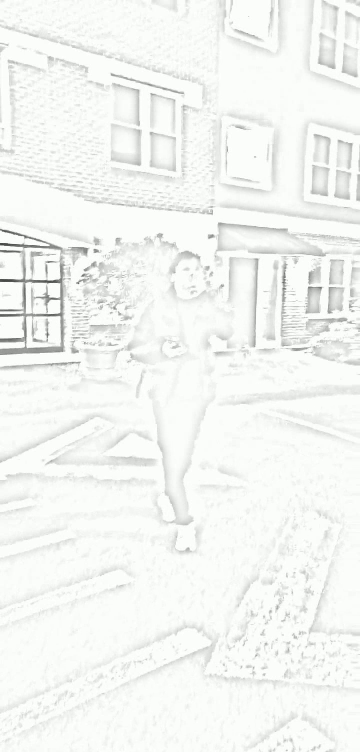
#> input picture frame 5 of lover/project.mp4, 720 x 1504 px, given in place of video.mp4, which was not available (shown at 1/2 size)
$ jupyter execute 'Person Detector.ipynb'   (shell and % lines are left out)
#> lines starting #> are read from the running program, lines starting #| are printed output that depends on the picture; after the words box and inside, x2 and y2 are one past the last pixel; in counts of white or black regions, pixels touching at a corner belong together; pictures that were not available may be replaced by others from this repository, and a replacement may not be noted
[cell 1]
# person detector for animation
# from
# https://www.tensorscience.com/object-recognition/person-detection-in-video-streams-using-python-opencv-and-deep-learning

[cell 2]
# imports

from PIL import Image
from tqdm import tqdm
import shutil
import scipy.ndimage
import numpy as np
import imageio
import matplotlib.pyplot as plt
import os
import cv2
import glob
import imutils

# globals

# root
root_path = '/home/will/github/misc projects/lover'

# path for most images
path = root_path + '/video'

# path for secondary images
path2 = root_path + '/video2'

# path for tertiary images
path3 = root_path + '/video3'

# update values everywhere so that this works
new_frame_rate_change = 0.5

# names of file destinations for images to be overlayed in the future
contours_ = []
grayed = []

# change to root directory
os.chdir(root_path)

# shape of video
shape = (0,0,0)

# fps
fps = 0

# all contours
all_contours = {}

[cell 3]
# test individual image, basic functions


# reset the contours
def reset_contours():
    global all_contours
    all_contours = {}


# layer images on top of one another
# [84 lines left out: functions dodge, rgba, blend, overlay, not called in this run]


# original grayscale formula
def grayscale(rgb):
    return np.dot(rgb, [0.299, 0.587, 0.114])


# time function for contour thickness
def contour_func():
    return 0


# time function for grayscaling
def gray_func():
    return 0


# [344 lines left out: functions find_contour, create_folders, delete_pics, vid_info, initialize_frames, gray and 6 more, not called in this run]

[cell 4]
# import the necessary packages
import numpy as np
import cv2

# initialize the HOG descriptor/person detector
hog = cv2.HOGDescriptor()
hog.setSVMDetector(cv2.HOGDescriptor_getDefaultPeopleDetector())

cv2.startWindowThread()

# open webcam video stream
cap = cv2.VideoCapture("video.mp4")

# the output will be written to output.avi
shape = (int(cap.get(3)), int(cap.get(4)))
fps = cap.get(cv2.CAP_PROP_FPS)      # OpenCV2 version 2 used "CV_CAP_PROP_FPS"
frame_count = int(cap.get(cv2.CAP_PROP_FRAME_COUNT))


out = cv2.VideoWriter('project2.mp4',cv2.VideoWriter_fourcc(*'DIVX'), int(fps), shape)


while(True):
    # Capture frame-by-frame
    ret, frame = cap.read()
#> frame is the input picture: shape (1504, 720, 3); mean B, G, R 242.4, 245.4, 243.4

    if frame is None:
        break

    # resizing for faster detection
    frame = cv2.resize(frame, shape)
    # using a greyscale picture, also for faster detection
    gray = cv2.cvtColor(frame, cv2.COLOR_RGB2GRAY)

    # detect people in the image
    # returns the bounding boxes for the detected objects
    boxes, weights = hog.detectMultiScale(frame, winStride=(8,8) )
#> boxes = [[228, 605, 249, 499], [172, 422, 378, 755]]; weights = [1.15, 0.843]

    boxes = np.array([[x, y, x + w, y + h] for (x, y, w, h) in boxes])
#> boxes = [[228, 605, 477, 1104], [172, 422, 550, 1177]]

    for (xA, yA, xB, yB) in boxes:
        # display the detected boxes in the colour picture
        cv2.rectangle(frame, (xA, yA), (xB, yB),
                          (0, 255, 0), 2)
#> this loop made 2 passes
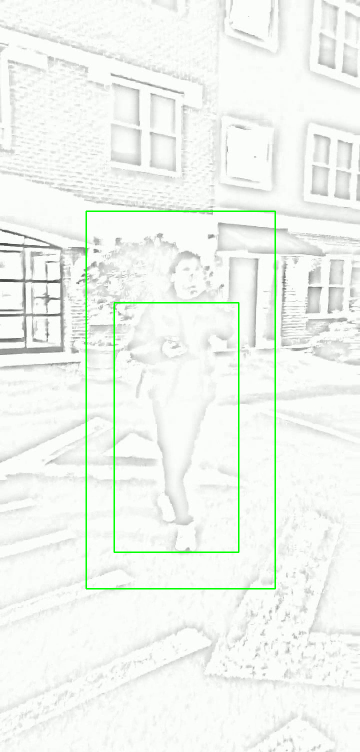
#> frame: shape (1504, 720, 3) (shown at 1/2 size); 1.04% of pixels changed, all inside (x1, y1, x2, y2) = (171, 421, 552, 1179)

    # Write the output video
    out.write(frame)


# and release the output
out.release()
# When everything done, release the capture
cap.release()
# finally, close the window
cv2.destroyAllWindows()


$ run again, starting later in the video
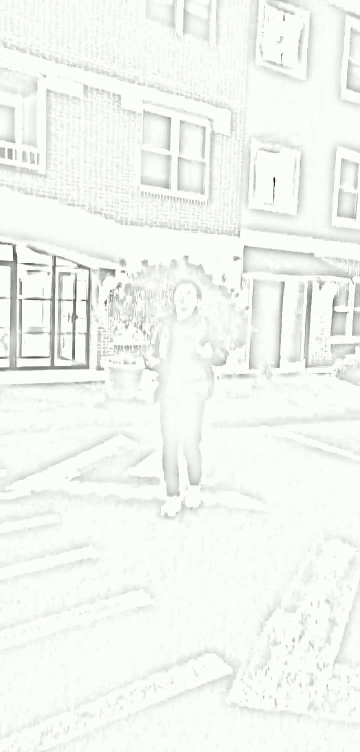
#> input picture frame 22 of lover/project.mp4, 720 x 1504 px, given in place of video.mp4, which was not available (shown at 1/2 size)
#> frame is the input picture: shape (1504, 720, 3); mean B, G, R 242.7, 245.7, 243.7
#> `boxes, weights = hog.detectMultiScale(frame, winStride=(8,8) )`: boxes = [[564, 263, 73, 145], [145, 297, 80, 161], [519, 250, 106, 213], [213, 486, 305, 610]]; weights = [0.679, 0.452, 0.526, 2.14]
#> `boxes = np.array([[x, y, x + w, y + h] for (x, y, w, h) in boxes])`: boxes = [[564, 263, 637, 408], [145, 297, 225, 458], [519, 250, 625, 463], [213, 486, 518, 1096]]
#> the loop `for (xA, yA, xB, yB) in boxes:` made 4 passes
#> after the loop `for (xA, yA, xB, yB) in boxes:`:
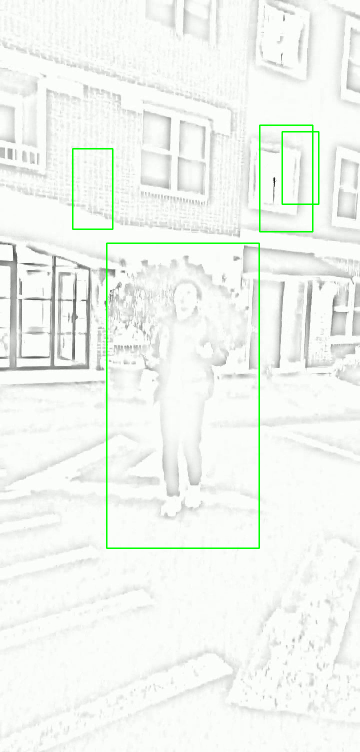
#> frame: shape (1504, 720, 3) (shown at 1/2 size); 0.93% of pixels changed, all inside (x1, y1, x2, y2) = (144, 249, 639, 1098)

$ run again, starting later in the video
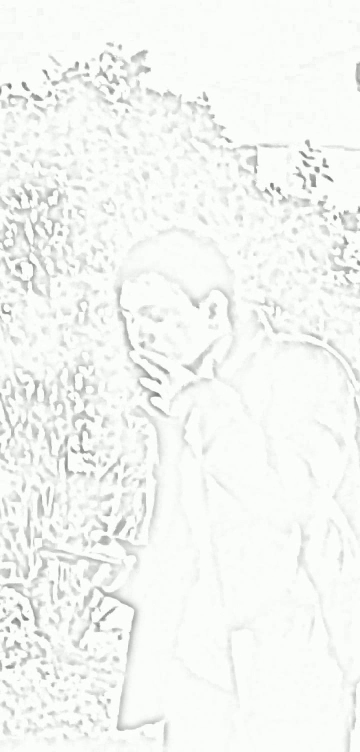
#> input picture frame 40 of lover/project.mp4, 720 x 1504 px, given in place of video.mp4, which was not available (shown at 1/2 size)
#> frame is the input picture: shape (1504, 720, 3); mean B, G, R 243, 246, 244
#> `boxes, weights = hog.detectMultiScale(frame, winStride=(8,8) )`: boxes = [[351, 795, 76, 151], [231, 1104, 85, 169], [424, 1200, 121, 243], [375, 533, 122, 245]]; weights = [0.133, 0.303, 1.35, 0.914]
#> `boxes = np.array([[x, y, x + w, y + h] for (x, y, w, h) in boxes])`: boxes = [[351, 795, 427, 946], [231, 1104, 316, 1273], [424, 1200, 545, 1443], [375, 533, 497, 778]]
#> the loop `for (xA, yA, xB, yB) in boxes:` made 4 passes
#> after the loop `for (xA, yA, xB, yB) in boxes:`:
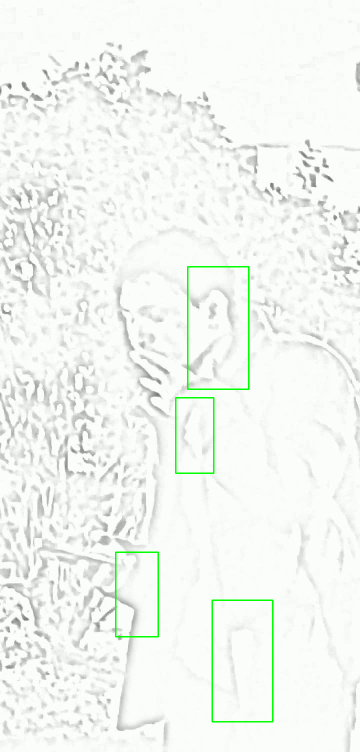
#> frame: shape (1504, 720, 3) (shown at 1/2 size); 0.67% of pixels changed, all inside (x1, y1, x2, y2) = (230, 532, 547, 1445)
#> shape = (5, 5, 3)
#> (printed output is left out)
#> `[cell 9] shape = (5, 5, 3)  white = np.full(shape, 255, dtype=np.uint8..`:
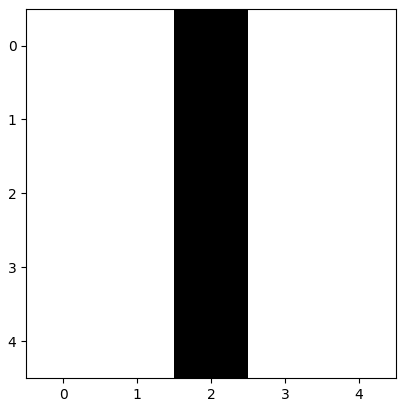
#> figure drawn by matplotlib, 1 panel
